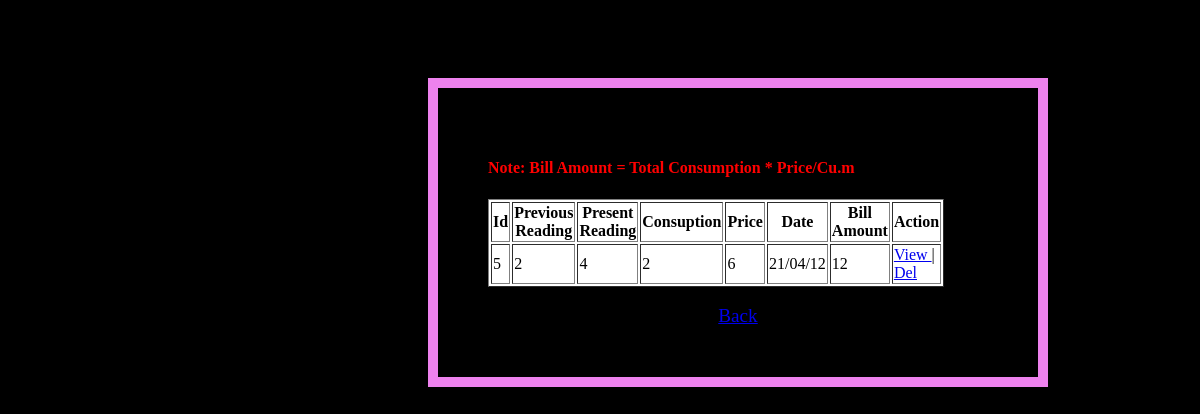
The page /viewbill.php?id=1 on the database its author committed.
### tables this page shows
CREATE TABLE `bill` (
  `id` int(20) NOT NULL,
  `customer_id` int(200) NOT NULL,
  `prev` varchar(200) NOT NULL,
  `pres` varchar(200) NOT NULL,
  `price` varchar(200) NOT NULL,
  `dates` varchar(200) NOT NULL
);

### viewbill.php (the view, shortened to what this page needs)
<html>
<head>
</head>
<body>
<div class="second">
<h4 style="color:#F00;">Note: Bill Amount = Total Consumption * Price/Cu.m</h4>
<?php
include 'db.php';
$id =$_REQUEST['id'];
$result = mysqli_query($conn,"SELECT * FROM bill where customer_id='$id'");
echo "<table border='1' bgcolor='#fff'>
<tr>
<th>Id</th>
<th>Previous Reading</th>
<th>Present Reading</th>
<th>Consuption</th>
<th>Price</th>
<th>Date</th>
<th>Bill Amount</th>
<th>Action</th>
</tr>";
while($row = mysqli_fetch_array($result))
  {
	  $prev=$row['prev'];
	  $pres=$row['pres'];
	  $price=$row['price'];
	  $totalcons=$pres - $prev;
	  $bill=$totalcons * $price;
  echo "<tr>";
  echo "<td>" . $row['id'] . "</td>";
  echo "<td>" . $prev . "</td>";
  echo "<td>" . $pres . "</td>";
  echo "<td>". $totalcons."</td>";
  echo "<td>" . $price . "</td>";
  echo "<td>" . $row['dates'] . "</td>";
  echo "<td>" . $bill . "</td>";
 echo "<td><a rel='facebox' href='viewpayment.php?id=".$row['id']."'>View </a>| ";
 echo "<a rel='facebox' href='delbill.php?id=".$row['id']."'>Del</td>";
  echo "</tr>";
  }
echo "</table>";
?>
<br>
<div class="back"><a href="bill.php">Back</a></div>
</div>
</body>
</html>

### viewbill.php (style rules this page uses)
body { background-color: black; padding-left: 400px; padding-top: 50px; }
table { width:300px; }
.second { width: 500px; border: 10px solid violet; padding: 50px; margin: 20px; }
.back { text-align: center; font-size: larger; }

### rows shown on the page
bill: id "5", prev "2", pres "4", price "6", dates "21/04/12", bill "12"
